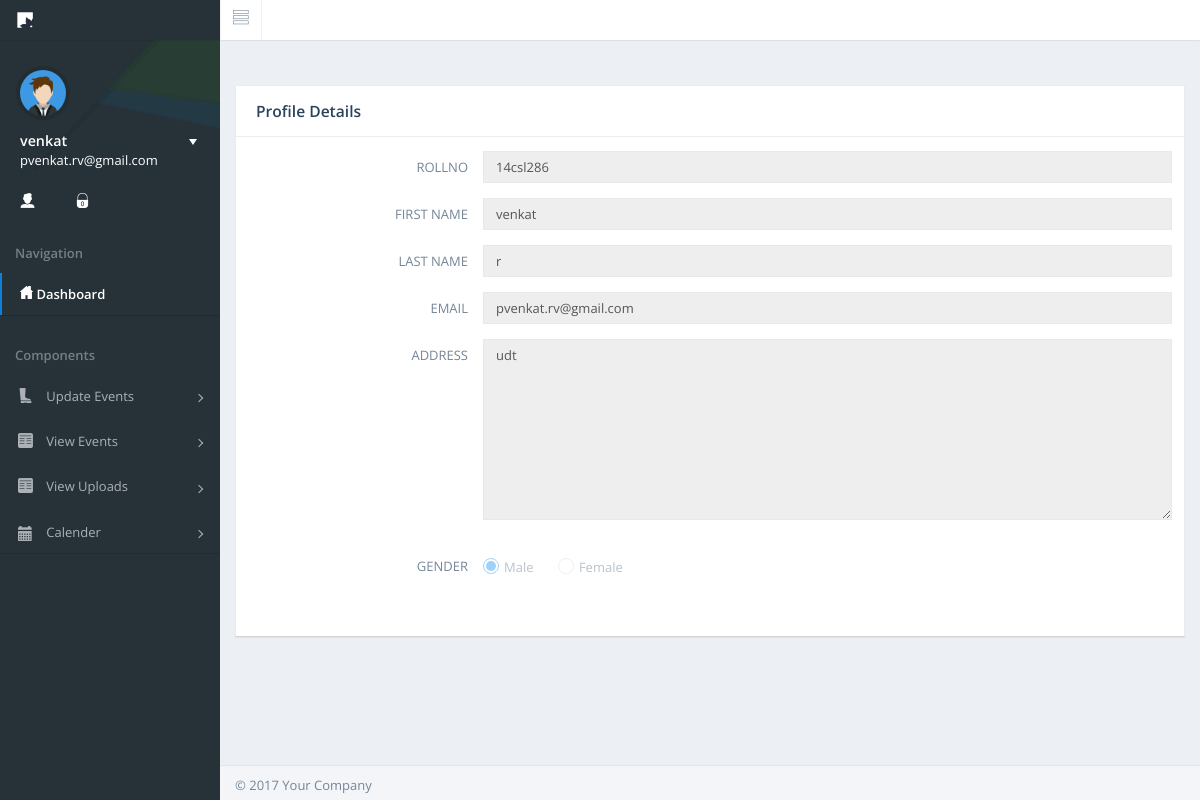
The page /page-profile.php (signed in) on the database its author committed.
### tables this page shows
CREATE TABLE `users` (
  `user_id` int(11) NOT NULL,
  `rollno` varchar(20) NOT NULL,
  `fname` varchar(80) NOT NULL,
  `lname` varchar(50) NOT NULL,
  `email` varchar(80) NOT NULL,
  `phone` bigint(20) NOT NULL,
  `password` varchar(20) NOT NULL,
  `address` varchar(80) NOT NULL,
  `programme` varchar(30) NOT NULL,
  `course` varchar(50) NOT NULL,
  `section` varchar(20) NOT NULL,
  `class_advisor` varchar(20) NOT NULL,
  `created_at` date NOT NULL
);

### page-profile.php (the view, shortened to what this page needs)
<!DOCTYPE html>
<?php
include'base_db_cofig.php';
$ss=$_COOKIE['user_id'];
$query="SELECT `user_id`, `rollno`, `fname`, `lname`, `email`, `phone`, `password`, `address`, `programme`, `course` FROM `users` where user_id='$ss'";
			$result = mysqli_query($con,$query)or die('fetch error');
			if($result){
			while($rowval = mysqli_fetch_array($result))
			 {
				 $roll=$rowval['rollno'];
			$nams=$rowval['fname'];
			$lname=$rowval['lname'];
			$emails=$rowval['email'];
			$addr=$rowval['address'];
			}}
?>
<html lang="en">
<head><link href="img/favicon.ico" rel="icon" type="image/icon" />
    <link href="css/bootstrap.min.css" rel="stylesheet">
    <link href="css/nifty.min.css" rel="stylesheet">
    <link href="css/demo/nifty-demo-icons.min.css" rel="stylesheet">
    <link href="css/demo/nifty-demo.min.css" rel="stylesheet">
    <link href="plugins/magic-check/css/magic-check.min.css" rel="stylesheet">
    <link href="plugins/pace/pace.min.css" rel="stylesheet">
</head>
<body>
    <div id="container" class="effect aside-float aside-bright mainnav-lg">
        <header id="navbar">
            <div id="navbar-container" class="boxed">
                <div class="navbar-header">
                    <a href="index.php" class="navbar-brand">
                        <img src="img/logo.png" alt="" class="brand-icon">
                    </a>
                </div>
                <div class="navbar-content clearfix">
                    <ul class="nav navbar-top-links pull-left">
                        <li class="tgl-menu-btn">
                            <a class="mainnav-toggle" href="#">
                                <i class="demo-pli-view-list"></i>
                            </a>
                        </li>
					</ul>
				</div>
            </div>
        </header>
        <div class="boxed">
            <div id="content-container">
                <div id="page-title">
                    <h1 class="page-header text-overflow"> </h1>
                    <div class="searchbox">
                    </div>
                </div>
                <div id="page-content">
					        <div class="panel">
					            <div class="panel-heading">
					                <h3 class="panel-title">Profile Details  </h3>
					            </div>
					            <form class="panel-body form-horizontal form-padding">
					                <div class="form-group">
					                    <label class="col-md-3 control-label">ROLLNO</label>
					                    <div class="col-md-9">
					                    	<input type="text" id="demo-text-input" class="form-control" disabled placeholder="rollno" value="<?php echo $roll; ?>">
					                    	</div>
					                </div>
					                <div class="form-group">
					                    <label class="col-md-3 control-label" for="demo-text-input">FIRST NAME</label>
					                    <div class="col-md-9">
					                        <input type="text" id="demo-text-input" class="form-control" disabled placeholder="Text" value="<?php echo $nams; ?>">
					                    </div>
					                </div>
					                <div class="form-group">
					                    <label class="col-md-3 control-label" for="demo-password-input">LAST NAME</label>
					                    <div class="col-md-9">
					                        <input type="text" id="demo-text-input" class="form-control" placeholder="last name" value="<?php echo $lname; ?>" disabled>
					                    </div>
					                </div>
					                <div class="form-group">
					                    <label class="col-md-3 control-label" for="demo-email-input">EMAIL</label>
					                    <div class="col-md-9">
					                        <input type="email" id="demo-email-input" class="form-control" disabled placeholder="Enter your email" value="<?php echo $emails; ?>">
					                    </div>
					                </div>
					                <div class="form-group">
					                    <label class="col-md-3 control-label" for="demo-textarea-input">ADDRESS</label>
					                    <div class="col-md-9">
					                        <textarea id="demo-textarea-input" rows="9" class="form-control" disabled placeholder="Address" value=""><?php echo $addr;?></textarea>
					                    </div>
					                </div>
					                <div class="form-group pad-ver">
					                    <label class="col-md-3 control-label">GENDER</label>
					                    <div class="col-md-9">
					                        <div class="radio">
					                            <label for="demo-form-radio">Male </label>
					                            <label for="demo-form-radio-2">Female</label>
					                        </div>
					                    </div>
					                </div>
					            </form>
				</div>
                </div>
            </div>
            <?php
			include 'nav_content.php';
			?>
        </div>
        <footer id="footer">
			<p class="pad-lft">&#0169; 2017 Your Company</p>
		</footer>
    </div>
</body>
</html>

### nav_content.php (shortened to what this page needs)
<?php
include'base_db_cofig.php';
			$ss=$_COOKIE['rollno'];
$query="select * from users where rollno='$ss'";
$result = mysqli_query($con,$query)or die('fetch error');
if($result){
while($rowval = mysqli_fetch_array($result))
 {
$nams=$rowval['fname'];
$emails=$rowval['email'];
}}
?>
         <nav id="mainnav-container">
             <div id="mainnav">
                 <div id="mainnav-menu-wrap">
                     <div class="nano">
                         <div class="nano-content">
                             <div id="mainnav-profile" class="mainnav-profile">
                                 <div class="profile-wrap">
                                     <div class="pad-btm">
                                         <img class="img-circle img-sm img-border" src="img/profile-photos/1.png" alt="Profile Picture">
                                     </div>
                                     <a href="#profile-nav" class="box-block" data-toggle="collapse" aria-expanded="false">
                                         <span class="pull-right dropdown-toggle">
                                             <i class="dropdown-caret"></i>
                                         </span>
                                         <p class="mnp-name"><?php echo $nams; ?></p>
                                         <span class="mnp-desc"><?php echo $emails; ?></span>
                                     </a>
                                 </div>
                             </div>
                             <div id="mainnav-shortcut">
                                 <ul class="list-unstyled">
							<li class="col-xs-3" data-content="My Profile">
                                         <a class="shortcut-grid" href="page-profile.php">
                                             <i class="demo-psi-male"></i>
                                         </a>
                                     </li>
                                     <li class="col-xs-3" data-content="Logout">
                                         <a class="shortcut-grid" href="logout.php">
                                             <i class="demo-psi-lock-2"></i>
                                         </a>
                                     </li>
                                 </ul>
                             </div>
                             <ul id="mainnav-menu" class="list-group">
			            <li class="list-header">Navigation</li>
			            <?php
			            echo'
			            <li class="active-link">';
			            if(isset($_COOKIE['rollno'])!=""){
			            	echo' <A href="student-home.php"';
			            	echo'<i class="demo-psi-home"></i>
			                    <span class="menu-title">
									<strong>Dashboard</strong>
								</span>
								</a>';
			            }
			            else{
			            	header('location:page-login.php');
			            }
			            ?>
			            </li>
			            <li class="list-divider"></li>
			            <li class="list-header">Components</li>
			            <li>
			                <a href="#">
			                    <i class="demo-psi-boot-2"></i>
			                    <span class="menu-title">Update Events</span>
								<i class="arrow"></i>
			                </a>
			            </li>
			            <li>
			                <a href="view-events.php">
			                    <i class="demo-psi-receipt-4"></i>
			                    <span class="menu-title">View Events</span>
			                    <i class="arrow"></i>
			                </a>
			            </li>
			             <li>
			                <a href="pave-view-certies.php">
			                    <i class="demo-psi-receipt-4"></i>
			                    <span class="menu-title">View Uploads</span>
			                    <i class="arrow"></i>
			                </a>
			            </li>
			            <li>
			                <a href="misc-calendar.php">
			                    <i class="glyphicon glyphicon-calendar"></i>
			                    <span class="menu-title">Calender</span>
			                    <i class="arrow"></i>
			                </a>
			            </li>
			            <li class="list-divider"></li>
			       </ul>
                         </div>
                     </div>
                 </div>
             </div>
         </nav>

### rows shown on the page
users: rollno "14csl286", fname "venkat", lname "r", email "pvenkat.rv@gmail.com", address "udt"
